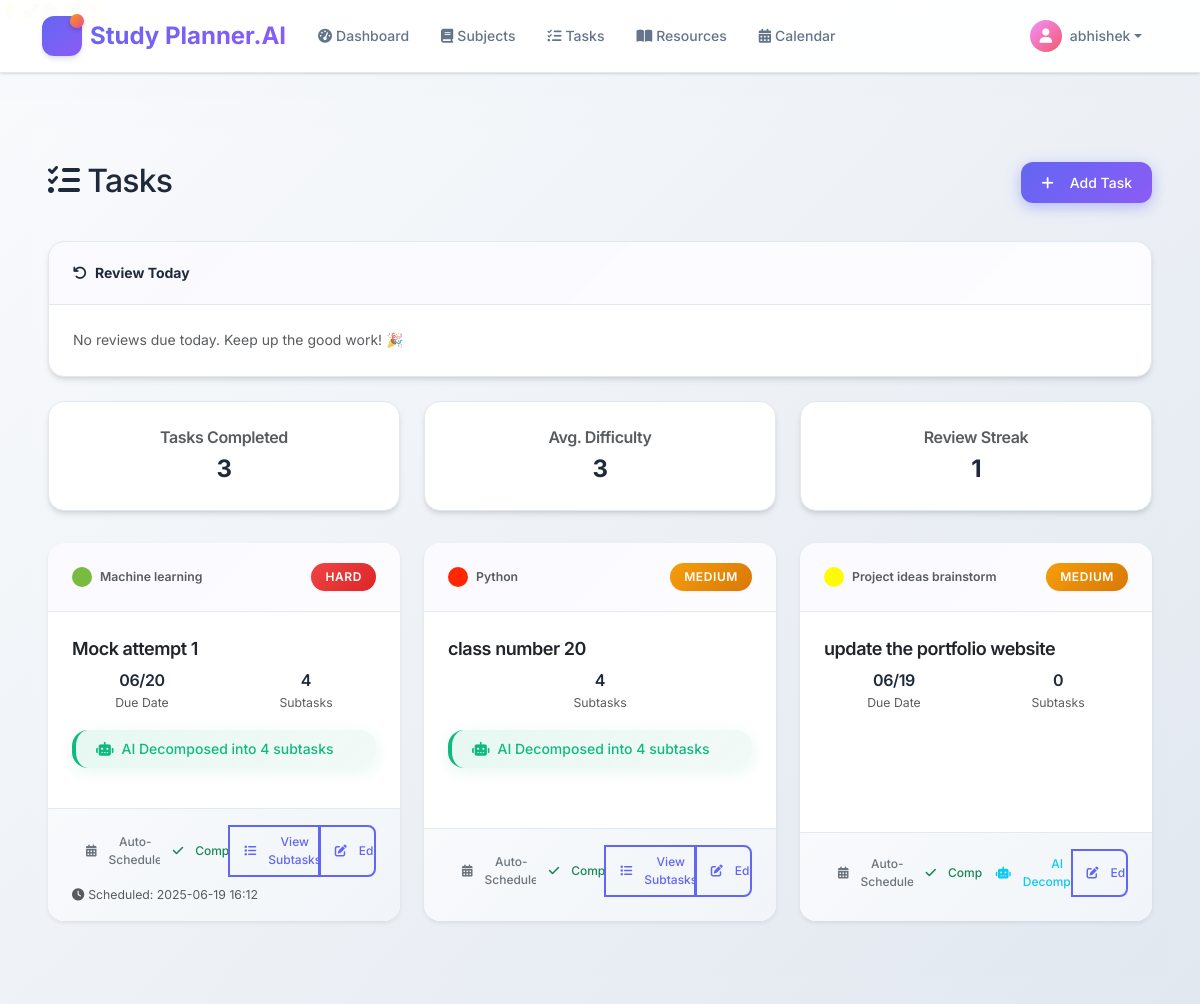
The page /tasks (signed in) on the database its author committed.
### app.py (models this page shows)
class User(UserMixin, db.Model):
    id = db.Column(db.Integer, primary_key=True)
    username = db.Column(db.String(80), unique=True, nullable=False)
    email = db.Column(db.String(120), unique=True, nullable=False)
    password_hash = db.Column(db.String(255), nullable=False)
    calendar_token = db.Column(db.String(255), unique=True)  # For calendar feed access
    created_at = db.Column(db.DateTime, default=datetime.utcnow)
    subjects = db.relationship('Subject', backref='user', lazy=True, cascade='all, delete-orphan')
    tasks = db.relationship('Task', backref='user', lazy=True, cascade='all, delete-orphan')
    progress_entries = db.relationship('UserProgress', backref='user', lazy=True, cascade='all, delete-orphan')
    motivational_messages = db.relationship('MotivationalMessage', backref='user', lazy=True, cascade='all, delete-orphan')

class Task(db.Model):
    id = db.Column(db.Integer, primary_key=True)
    title = db.Column(db.String(200), nullable=False)
    description = db.Column(db.Text)
    due_date = db.Column(db.DateTime)
    estimated_time = db.Column(db.Integer)  # in minutes
    difficulty = db.Column(db.String(20), default='medium')  # easy, medium, hard
    status = db.Column(db.String(20), default='pending')  # pending, in_progress, completed
    is_decomposed = db.Column(db.Boolean, default=False)  # Whether AI has broken this down
    scheduled_time = db.Column(db.DateTime)  # For adaptive scheduling
    completed_at = db.Column(db.DateTime)    # When the task was completed
    difficulty_rating = db.Column(db.Integer)  # User feedback 1-5
    next_review = db.Column(db.DateTime)     # For spaced repetition
    review_interval = db.Column(db.Integer, default=1)  # Days until next review
    user_id = db.Column(db.Integer, db.ForeignKey('user.id'), nullable=False)
    subject_id = db.Column(db.Integer, db.ForeignKey('subject.id'), nullable=False)
    parent_task_id = db.Column(db.Integer, db.ForeignKey('task.id'), nullable=True)  # For subtasks
    created_at = db.Column(db.DateTime, default=datetime.utcnow)
    subtasks = db.relationship('Task', backref=db.backref('parent_task', remote_side=[id]), lazy=True)

class Subject(db.Model):
    id = db.Column(db.Integer, primary_key=True)
    name = db.Column(db.String(100), nullable=False)
    description = db.Column(db.Text)
    color = db.Column(db.String(7), default='#3498db')  # Hex color code
    user_id = db.Column(db.Integer, db.ForeignKey('user.id'), nullable=False)
    created_at = db.Column(db.DateTime, default=datetime.utcnow)
    tasks = db.relationship('Task', backref='subject', lazy=True, cascade='all, delete-orphan')

### app.py (the view)
@app.route('/tasks')
@login_required
def tasks():
    tasks = Task.query.filter_by(user_id=current_user.id, parent_task_id=None).all()  # Only main tasks
    subjects = Subject.query.filter_by(user_id=current_user.id).all()
    return render_template('tasks.html', tasks=tasks, subjects=subjects, now=datetime.utcnow())

### app.py (called while the page is built)
@login_manager.user_loader
def load_user(user_id):
    return User.query.get(int(user_id))

### templates/tasks.html (shortened to what this page needs)
{% extends "base.html" %}
{% block content %}
<div class="row mb-4">
    <div class="col">
        <h1 class="h2 mb-3">
            <i class="fas fa-tasks me-2"></i>Tasks
        </h1>
    </div>
    <div class="col-auto">
        <button class="btn btn-primary" data-bs-toggle="modal" data-bs-target="#addTaskModal">
            <i class="fas fa-plus me-2"></i>Add Task
        </button>
    </div>
</div>
<div class="row mb-4">
    <div class="col-12">
        <div class="card">
            <div class="card-header d-flex align-items-center">
                <i class="fas fa-undo me-2"></i>
                <span class="fw-bold">Review Today</span>
            </div>
            <div class="card-body">
                {% set review_tasks = tasks|selectattr('next_review', 'defined')|selectattr('next_review', 'ne', None)|selectattr('next_review', 'le', now)|list %}
                {% if review_tasks %}
                    <ul class="list-group list-group-flush">
                        {% for task in review_tasks %}
                        <li class="list-group-item d-flex justify-content-between align-items-center">
                            <span>{{ task.title }} <small class="text-muted">({{ task.subject.name }})</small></span>
                            <button class="btn btn-outline-info btn-sm" onclick="reviewTask({{ task.id }})">
                                <i class="fas fa-undo me-1"></i>Mark as Reviewed
                            </button>
                        </li>
                        {% endfor %}
                    </ul>
                {% else %}
                    <span class="text-muted">No reviews due today. Keep up the good work! 🎉</span>
                {% endif %}
            </div>
        </div>
    </div>
</div>
<div class="row mb-4">
    <div class="col-md-4 mb-2">
        <div class="card text-center">
            <div class="card-body">
                <h6 class="mb-1 text-muted">Tasks Completed</h6>
                <h3 class="fw-bold mb-0" id="tasksCompleted">-</h3>
            </div>
        </div>
    </div>
    <div class="col-md-4 mb-2">
        <div class="card text-center">
            <div class="card-body">
                <h6 class="mb-1 text-muted">Avg. Difficulty</h6>
                <h3 class="fw-bold mb-0" id="avgDifficulty">-</h3>
            </div>
        </div>
    </div>
    <div class="col-md-4 mb-2">
        <div class="card text-center">
            <div class="card-body">
                <h6 class="mb-1 text-muted">Review Streak</h6>
                <h3 class="fw-bold mb-0" id="reviewStreak">-</h3>
            </div>
        </div>
    </div>
</div>
<div class="row">
    {% if tasks %}
        {% for task in tasks %}
        <div class="col-md-6 col-lg-4 mb-4">
            <div class="card h-100 border-0 shadow-sm">
                <div class="card-header d-flex justify-content-between align-items-center">
                    <div class="d-flex align-items-center">
                        <div class="rounded-circle me-2" style="width: 20px; height: 20px; background-color: {{ task.subject.color }};"></div>
                        <small class="text-muted">{{ task.subject.name }}</small>
                    </div>
                    <span class="badge bg-{{ 'success' if task.difficulty == 'easy' else 'warning' if task.difficulty == 'medium' else 'danger' }}">
                        {{ task.difficulty.title() }}
                    </span>
                </div>
                <div class="card-body">
                    <h5 class="card-title">{{ task.title }}</h5>
                    <div class="row text-center mb-3">
                        {% if task.due_date %}
                        <div class="col-6">
                            <h6 class="mb-0">{{ task.due_date.strftime('%m/%d') }}</h6>
                            <small class="text-muted">Due Date</small>
                        </div>
                        {% endif %}
                        <div class="col-{% if task.due_date %}6{% else %}12{% endif %}">
                            <h6 class="mb-0">{{ task.subtasks|length }}</h6>
                            <small class="text-muted">Subtask{% if task.subtasks|length != 1 %}s{% endif %}</small>
                        </div>
                    </div>
                    {% if task.is_decomposed %}
                        <div class="alert alert-success py-2 mb-3">
                            <i class="fas fa-robot me-2"></i>AI Decomposed into {{ task.subtasks|length }} subtasks
                        </div>
                    {% endif %}
                </div>
                <div class="card-footer bg-transparent">
                    <div class="btn-group w-100" role="group">
                        <button class="btn btn-outline-secondary btn-sm" onclick="autoScheduleTask({{ task.id }})">
                            <i class="fas fa-calendar-alt me-1"></i>Auto-Schedule
                        </button>
                        <button class="btn btn-outline-success btn-sm" onclick="openCompleteModal({{ task.id }})">
                            <i class="fas fa-check me-1"></i>Complete
                        </button>
                        {% if not task.is_decomposed %}
                            <button class="btn btn-outline-info btn-sm" onclick="decomposeTask({{ task.id }})">
                                <i class="fas fa-robot me-1"></i>AI Decompose
                            </button>
                        {% else %}
                            <button class="btn btn-outline-primary btn-sm" onclick="viewSubtasks({{ task.id }})">
                                <i class="fas fa-list me-1"></i>View Subtasks
                            </button>
                        {% endif %}
                        <button class="btn btn-outline-primary btn-sm" onclick="editTask({{ task.id }})">
                            <i class="fas fa-edit me-1"></i>Edit
                        </button>
                    </div>
                    <div class="mt-2 small text-muted">
                        {% if task.scheduled_time %}
                        <span><i class="fas fa-clock me-1"></i>Scheduled: {{ task.scheduled_time.strftime('%Y-%m-%d %H:%M') }}</span><br>
                        {% endif %}
                    </div>
                </div>
            </div>
        </div>
        {% endfor %}
    {% endif %}
</div>
{% endblock %}

### templates/base.html (shortened to what this page needs)
<!DOCTYPE html>
<html lang="en">
<head>
    <link href="https://cdn.jsdelivr.net/npm/bootstrap@5.3.2/dist/css/bootstrap.min.css" rel="stylesheet">
    <link href="https://cdnjs.cloudflare.com/ajax/libs/font-awesome/6.4.0/css/all.min.css" rel="stylesheet">
    <link rel="stylesheet" href="{{ url_for('static', filename='css/style.css') }}">
</head>
<body>
    <span class="floating-emoji emoji1">💡</span>
    <span class="floating-emoji emoji2">🚀</span>
    <span class="floating-emoji emoji3">📚</span>
    <span class="floating-emoji emoji4">🌱</span>
    <span class="floating-emoji emoji5">🏆</span>
    <nav class="navbar navbar-expand-lg navbar-light fixed-top">
        <div class="container">
            <a class="navbar-brand d-flex align-items-center" href="{{ url_for('index') }}">
                <div class="me-2 logo-container">
                    <div class="logo-main">
                        <i class="fas fa-book-open"></i>
                        <div class="logo-badge">
                            <i class="fas fa-brain"></i>
                        </div>
                    </div>
                </div>
                <span class="fw-bold">Study Planner.AI</span>
            </a>
            <div class="collapse navbar-collapse" id="navbarNav">
                {% if current_user.is_authenticated %}
                    <ul class="navbar-nav me-auto">
                        <li class="nav-item">
                            <a class="nav-link" href="{{ url_for('dashboard') }}">
                                <i class="fas fa-tachometer-alt me-1"></i>Dashboard
                            </a>
                        </li>
                        <li class="nav-item">
                            <a class="nav-link" href="{{ url_for('subjects') }}">
                                <i class="fas fa-book me-1"></i>Subjects
                            </a>
                        </li>
                        <li class="nav-item">
                            <a class="nav-link" href="{{ url_for('tasks') }}">
                                <i class="fas fa-tasks me-1"></i>Tasks
                            </a>
                        </li>
                        <li class="nav-item">
                            <a class="nav-link" href="{{ url_for('study_resources') }}">
                                <i class="fas fa-book-open me-1"></i>Resources
                            </a>
                        </li>
                        <li class="nav-item">
                            <a class="nav-link" href="{{ url_for('calendar') }}">
                                <i class="fas fa-calendar-alt me-1"></i>Calendar
                            </a>
                        </li>
                    </ul>
                    <div class="navbar-nav">
                        <div class="nav-item dropdown">
                            <a class="nav-link dropdown-toggle d-flex align-items-center" href="#" role="button" data-bs-toggle="dropdown">
                                <div class="me-2 d-flex align-items-center justify-content-center" style="width: 32px; height: 32px; background: linear-gradient(135deg, #f093fb, #f5576c); border-radius: 50%; color: white; font-size: 0.9rem;">
                                    <i class="fas fa-user"></i>
                                </div>
                                <span class="fw-medium">{{ current_user.username }}</span>
                            </a>
                        </div>
                    </div>
                {% endif %}
            </div>
        </div>
    </nav>
    <main class="main-content" style="margin-top: 76px;">
        <div class="container-fluid">
            {% block content %}{% endblock %}
        </div>
    </main>
    <div class="toast-container position-fixed bottom-0 end-0 p-3" id="toastContainer"></div>
</body>
</html>

### rows shown on the page
User: username "abhishek"
Task: subject.name "Machine learning", difficulty "HARD", title "Mock attempt 1", due_date "06/20", subtasks|length "4", scheduled_time "2025-06-19 16:12"
Task: subject.name "Python", difficulty "MEDIUM", title "class number 20", subtasks|length "4"
Task: subject.name "Project ideas brainstorm", difficulty "MEDIUM", title "update the portfolio website", due_date "06/19", subtasks|length "0"
